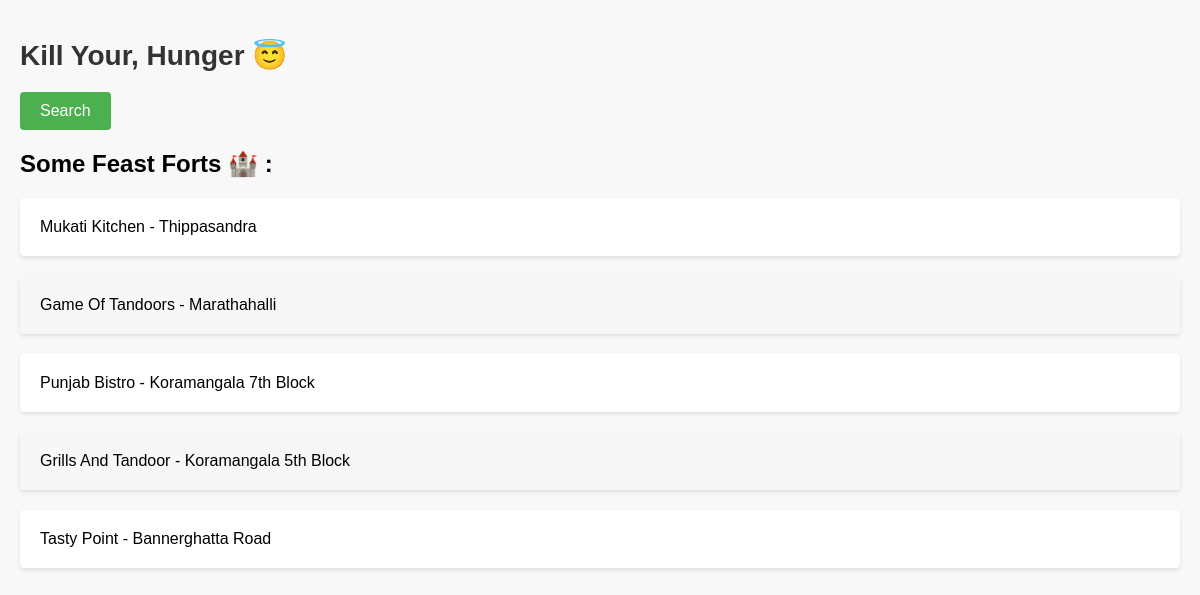
The page / on the database its author committed.
### search/models.py (models this page shows)
class Restaurant(models.Model):
    id = models.IntegerField(primary_key=True)
    name = models.CharField(max_length=200)
    location = models.CharField(max_length=200)
    items = models.CharField(max_length=200)
    lat_long = models.CharField(max_length=200)
    full_details = models.TextField()

### search/views.py (the view)
# urls.py: path('', views.home_view, name='home'),
def home_view(request):
    random_items = Restaurant.objects.order_by('?')[:5]  # Get 5 random items
    return render(request, 'search/home.html', {'random_items': random_items})

### search/templates/search/home.html (shortened to what this page needs)
{% load static %}
<!DOCTYPE html>
<html>
<head>
  <link rel="stylesheet" type="text/css" href="{% static 'search/styles.css' %}">
</head>
<body>
  <h1>Kill Your, Hunger 😇 </h1>
  <form method="get" action="{% url 'search:search' %}">
    <button type="submit">Search</button>
  </form>
  <h2>Some Feast Forts 🏰 :</h2>
  <ul>
    {% for item in random_items %}
    <li>{{ item.name }} - {{ item.location }}</li>
    {% empty %}
    <li>No random items found.</li>
    {% endfor %}
  </ul>
</body>
</html>

### search/static/search/styles.css (style rules this page uses)
body { font-family: Arial, sans-serif; background-color: #f8f8f8; margin: 0; padding: 20px; }
h1 { font-size: 28px; color: #333333; }
form { margin-top: 20px; }
button[type="submit"] { padding: 10px 20px; background-color: #4caf50; color: #ffffff; border: none; border-radius: 4px; font-size: 16px; cursor: pointer; }
ul { list-style-type: none; padding: 0; }
li { background-color: #ffffff; margin-bottom: 20px; padding: 20px; border-radius: 4px; box-shadow: 0 2px 4px rgba(0, 0, 0, 0.1); }
li:last-child { margin-bottom: 0; }
li:nth-child(even) { background-color: #f7f7f7; }

### rows shown on the page
Restaurant: name "Mukati Kitchen", location "Thippasandra"
Restaurant: name "Game Of Tandoors", location "Marathahalli"
Restaurant: name "Punjab Bistro", location "Koramangala 7th Block"
Restaurant: name "Grills And Tandoor", location "Koramangala 5th Block"
Restaurant: name "Tasty Point", location "Bannerghatta Road"
